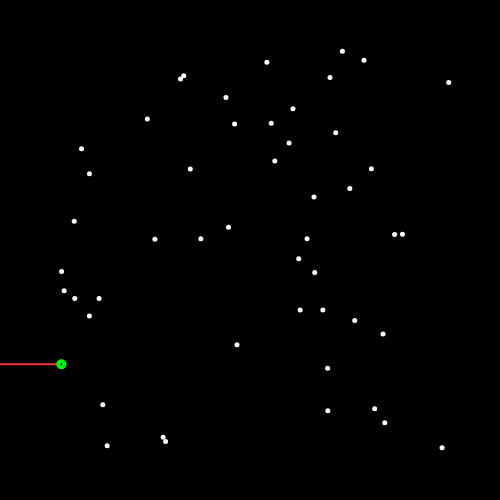
Frame 1 (no input)
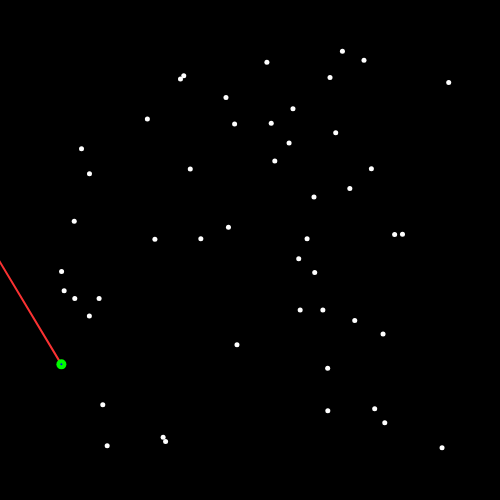
Frame 60 (no input)
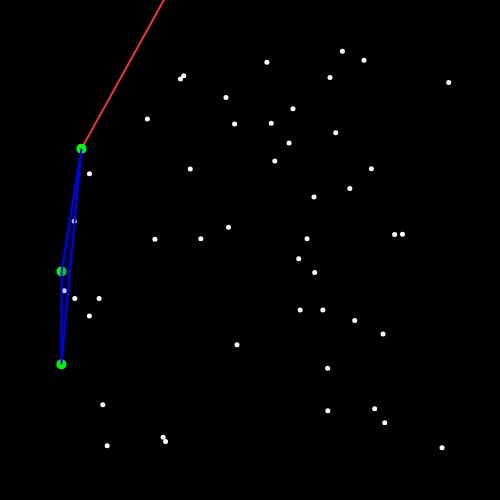
Frame 120 (the mouse pressed at the canvas centre since frame 60)

The p5.js sketch that drew these frames (run headless with seeded random() and noise() and a simulated clock; from frame 60 on, the mouse is pressed at the canvas centre):

// p5.js sketch
// ── sketch.js
/*
    Date: 2019.08.24
    Developer: AmebaHead
    Description: Ameba's Gift Wrapping Algorithm
    Version: 1.1
*/

// Constant Value
let buffer = 50;

// Global Variable
const points = [];
var orgPoints = [];
var edgePoints = [];

let leftMostPoint;
let currentPoint;
let theta = 0;

let isEnd = false;

function setup() {
  frameRate(60);
  createCanvas(500, 500);
  
  // Generate Points
  for (let i = 0; i < 50; i++) {
    let randomX = random(buffer, width - buffer);
    let randomY = random(buffer, height - buffer);
    let randomVector = createVector(randomX, randomY);
    
    points.push(randomVector);
    orgPoints.push(randomVector);
  }
  
  // Sort Point
  points.sort((a,b) => a.x - b.x);
  // print(points);
  // print(orgPoints);
  
  leftMostPoint = points[0];
  currentPoint = leftMostPoint;
}

function draw() {
  background(0);
  
  stroke(255);
  strokeWeight(5);
  for (let p of points) {
    point(p.x, p.y);
  }
  
  if (isEnd == false) {
    // Display Radar
    var radi = radians(theta);
    var sinValue = sin(radi) * (width) * -1;
    var cosValue = cos(radi) * (width);

    if (theta > 360) {
      theta = 0;
    } else {
      theta++;
    }

    var radarX = currentPoint.x - cosValue;
    var radarY = currentPoint.y + sinValue;

    stroke(250,50,50);
    strokeWeight(2);
    line(currentPoint.x, currentPoint.y, radarX, radarY);

    // Check Collide Radar with Points
    for (let i = 0; i < orgPoints.length; i++) {
      let p = orgPoints[i];
      if (linePoint(currentPoint.x, currentPoint.y, radarX, radarY, p.x, p.y) == true) {
        print("- Matching -");
        print(p.x + "," + p.y);

        edgePoints.push(p);
        orgPoints.splice(i, 1);

        currentPoint = p;
      }
      // End Condition
      else {
        if (currentPoint != leftMostPoint) {
          if(linePoint(currentPoint.x, currentPoint.y, radarX, radarY, leftMostPoint.x, leftMostPoint.y) == true) {
            print("- Done -");
            isEnd = true;
            break;
          }
        }
      }
    }
  
  }
  
  // Display Edge Points && Line
  beginShape();
  for (let eP of edgePoints) {
    stroke(0,250,0);
    strokeWeight(10);
    point(eP.x, eP.y);  
    
    stroke(0,0,250);
    strokeWeight(2);
    fill(0, 0, 255, 50);
    vertex(eP.x, eP.y);
  }
  endShape(CLOSE);
}


// MARK: - Function
function linePoint(x1, y1, x2, y2, px, py) {
  let d1 = dist(px, py, x1, y1);
  let d2 = dist(px, py, x2, y2);
  
  let lineLen = dist(x1, y1, x2, y2);
  
  let buffer = 0.5;
  
    if (d1+d2 >= lineLen-buffer && d1+d2 <= lineLen+buffer) {
    return true;
  }
  return false;
  
}
